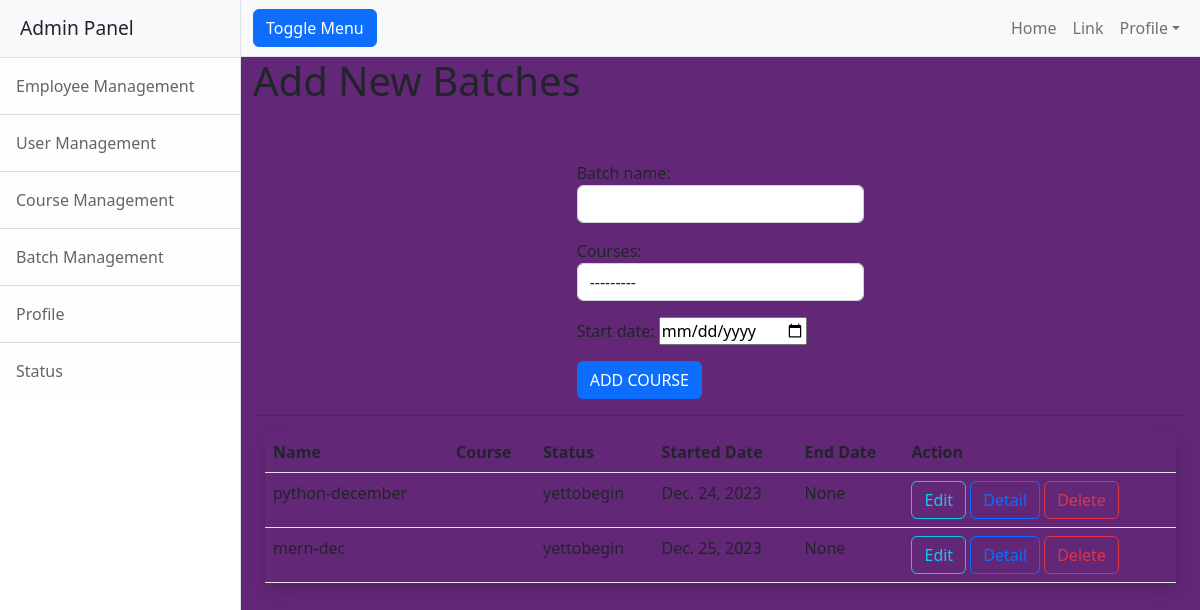
/batches/add, run on the app's committed database.
### emp/models.py (models this page shows, shortened)
class Batches(models.Model):
    batch_name=models.CharField(max_length=200,unique=True)
    courses=models.ForeignKey(Courses,on_delete=models.CASCADE)
    options=(("yettobegin","yettobegin"),("ongoing","ongoing"),("completed","completed"))
    status=models.CharField(max_length=120,choices=options,default="yettobegin")
    start_date=models.DateField(null=True)
    end_date=models.DateField(null=True)

### emp/views.py (the view)
# urls.py: path("batches/add",views.BatchCreateView.as_view(),name="batch_add"),
class BatchCreateView(CreateView,ListView):
    model=Batches
    form_class=BatchForm
    template_name="batch_add.html"
    context_object_name="batches"
    success_url=reverse_lazy("batch_add")

### emp/forms.py
class BatchForm(forms.ModelForm):
    class Meta:
         model=Batches
         exclude=("status","end_date")
         widgets={
            "batch_name":forms.TextInput(attrs={"class":"form-control"}),
            "courses":forms.Select(attrs={"class":"form-control form select"}),
            "start_date":forms.DateInput(attrs={"class":"form_control","type":"date"})
         }

### emp/models.py (called while the page is built)
    def __str__(self):
        return self.course_name

### emp/templates/batch_add.html (shortened to what this page needs)
{%extends 'base.html'%}
{%block body%}
<h1>Add New Batches</h1>
<div class="container mt-5">
    <div class="row">
    <div class="col-4"></div>
    <div class="col-4">
<form method="post" enctype="multipart/form-data">
{{form.as_p}}
<button type="submit" class="btn btn-primary">ADD COURSE</button>
</form>
    </div>
    <div class="col-4"></div>
</div>
</div>
<hr>
<div class="container">
    <table class="table shadow p-2">
        <tr>
            <th>Name </th>
            <th>Course</th>
            <th>Status</th>
            <th>Started Date</th>
            <th>End Date</th>
            <th>Action</th>
            {%for b in batches%}
            <tr>
                <td>{{b.batch_name}}</td>
                <td>{{b.duration}}</td>
                <td>{{b.status}}</td>
                <td>{{b.start_date}}</td>
                <td>{{b.end_date}}</td>
                <td><a href="{%url 'batch_edit' b.id%}"class="btn btn-outline-info">Edit</a>
                    <a href=""class="btn btn-outline-primary">Detail</a>
                    <a href=""class="btn btn-outline-danger">Delete</a></td>
            </tr>
            {%endfor%}
        </tr>
    </table>
</div>
{%endblock%}

### data on the page
Batches: batch_name "python-december", status "yettobegin", start_date "Dec. 24, 2023", end_date "None"
Batches: batch_name "mern-dec", status "yettobegin", start_date "Dec. 25, 2023", end_date "None"
